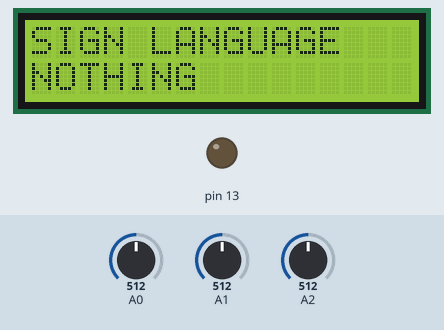
Recording of a program running on a simulated Arduino Nano, built with avr-gcc and run on an emulated ATmega328P. On the bench: 16×2 character LCD, output pins drawn as LEDs (lit = HIGH). The inputs (shaded band) are chosen by the test bench; at power-on: A0 = 512, A2 = 512, A1 = 512. What the program prints to the serial monitor is not drawn.

Above: at 1.2 s.
1.3 s: A0 set to 65
2.8 s: A0 set to 57
At 4.0 s:
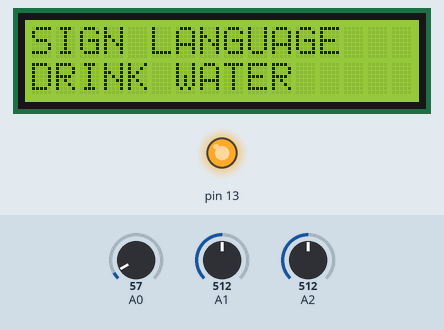
4.3 s: A2 set to 85
6.0 s: A2 set to 72
At 7.2 s:
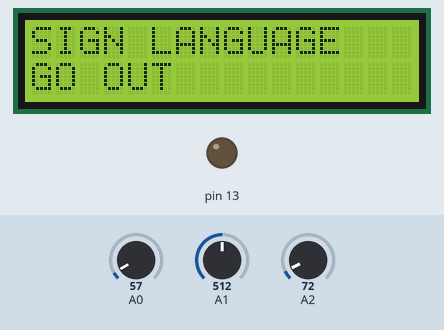
8.3 s: A1 set to 66
10.0 s: A1 set to 54
At 11.4 s:
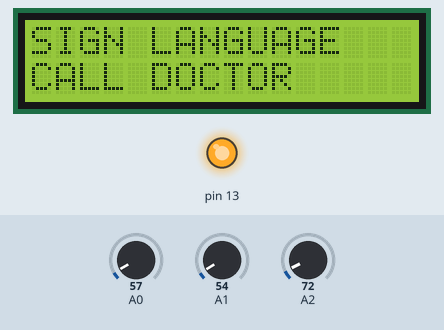
Timing chart, 0 to 13.0 s (numbered marks = the images above; inputs shaded):
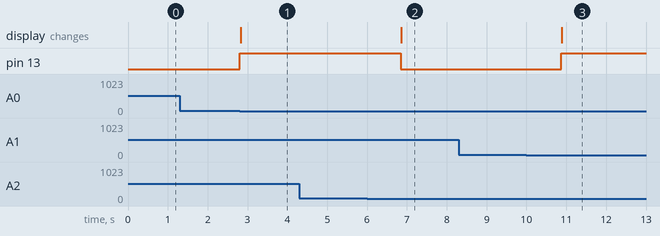

Measured:
- the behaviour switches between 60 and 59 on A0 (found by bisection; images 0 and 1)
- the behaviour switches between 80 and 79 on A2 (found by bisection; images 1 and 2)
- the behaviour switches between 60 and 59 on A1 (found by bisection; images 2 and 3)
- after the input at 1.3 s, every drawn part: stays the same
- after the input at 2.8 s, pin 13: LOW → HIGH at once; the display: changes at once (image 1)
- after the input at 4.3 s, every drawn part: stays the same
- after the input at 6.0 s, pin 13: HIGH → LOW after 0.84 s; the display: changes after 0.86 s (image 2)
- after the input at 8.3 s, every drawn part: stays the same
- after the input at 10.0 s, pin 13: LOW → HIGH after 0.87 s; the display: changes after 0.89 s (image 3)

The program:

main.cpp
```cpp
#include <Arduino.h>
#include <Wire.h>
#include <LiquidCrystal_I2C.h>

LiquidCrystal_I2C lcd(0x27, 16, 2);
// 0x3F address i2c
// 0x27 address i2c

void setup()
{
  Serial.begin(9600);

  lcd.init();
  lcd.backlight();

  lcd.setCursor(0, 0);
  lcd.print("SIGN LANGUAGE");

  pinMode(13, OUTPUT);
}

void loop()
{
  int s2 = analogRead(A2);
  int s3 = analogRead(A0);
  int s4 = analogRead(A1);

  bool b2 = (s2 < 80);
  bool b3 = (s3 < 60);
  bool b4 = (s4 < 60);

  Serial.println(s2);

  if (b2 && !b3 && !b4)
  {
    digitalWrite(13, LOW);
    Serial.println("WashRoom");
    lcd.setCursor(0, 1);
    lcd.print("WASHROOM        ");
    delay(2000);
  }
  else if (!b2 && b3 && !b4)
  {
    digitalWrite(13, HIGH);
    Serial.println("Drink Water");
    lcd.setCursor(0, 1);
    lcd.print("DRINK WATER     ");
    delay(2000);
  }
  else if (b2 && b3 && !b4)
  {
    digitalWrite(13, LOW);
    Serial.println("Go out");
    lcd.setCursor(0, 1);
    lcd.print("GO OUT          ");
    delay(2000);
  }
  else if (!b2 && !b3 && b4)
  {
    digitalWrite(13, LOW);
    Serial.println("Food");
    lcd.setCursor(0, 1);
    lcd.print("FOOD            ");
    delay(2000);
  }
  else if (b2 && !b3 && b4)
  {
    digitalWrite(13, HIGH);
    Serial.println("I need help");
    lcd.setCursor(0, 1);
    lcd.print("I NEED HELP     ");
    delay(2000);
  }
  else if (!b2 && b3 && b4)
  {
    digitalWrite(13, LOW);
    Serial.println("Medicine");
    lcd.setCursor(0, 1);
    lcd.print("MEDICINE        ");
    delay(2000);
  }
  else if (b2 && b3 && b4)
  {
    digitalWrite(13, HIGH);
    Serial.println("Call doctor");
    lcd.setCursor(0, 1);
    lcd.print("CALL DOCTOR     ");
    delay(2000);
  }
  else
  {
    Serial.println("NOTHING");
    lcd.setCursor(0, 1);
    lcd.print("NOTHING         ");
  }
}
```
